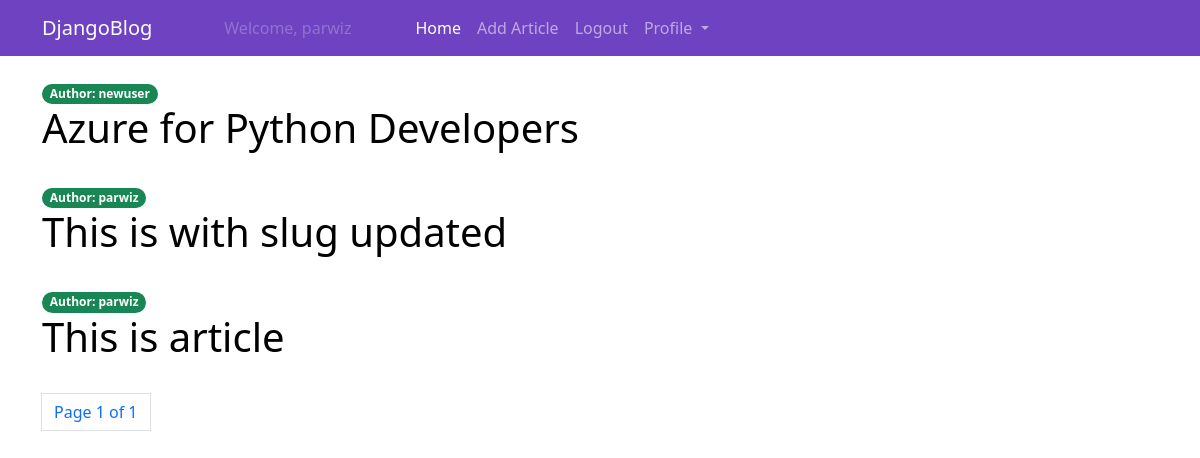
The app's page / (signed in) with its own data.
### BlogApp/models.py (models this page shows, shortened)
class Article(models.Model):
    title = models.CharField(max_length=200)
    description = models.TextField()
    slug = models.SlugField(max_length=100, unique=True)
    published = models.DateTimeField(auto_now_add=True)
    author = models.ForeignKey(User, on_delete=models.CASCADE)

### BlogApp/views.py (the view)
# urls.py: path('', article_list, name = 'article_list'),
@login_required
def article_list(request):
    article_list = Article.objects.all().order_by('-published')
    paginator = Paginator(article_list, 3)
    page = request.GET.get('page')
    try:
        articles = paginator.page(page)
    except PageNotAnInteger:
        articles = paginator.page(1)
    except EmptyPage:
        articles = paginator.page(paginator.num_pages)
    return render(request, 'articles.html', {'article_list':articles, 'page':page})

### BlogApp/templates/articles.html (shortened to what this page needs)
{% extends 'base.html' %}
{% block body %}
<div class="container mt-4">
    {% for article in article_list %}
       <span class="badge rounded-pill bg-success">Author: {{article.author}}</span>
        <h1><a class="link-style" href="{% url 'article_details' article.slug %}">{{article.title}}</a></h1>
    <br>
    {% endfor %}
    {% include 'pagination.html' with page=article_list %}
</div>
{% endblock %}

### BlogApp/templates/base.html (shortened to what this page needs)
<!DOCTYPE html>
<html lang="en">
<head>
    <link href="https://cdn.jsdelivr.net/npm/bootstrap@5.3.7/dist/css/bootstrap.min.css" rel="stylesheet">
    {% include 'navbar.html' %}
</head>
<body>
{% block body %}
{% endblock %}
</body>
</html>

### BlogApp/templates/navbar.html (shortened to what this page needs)
<nav class="navbar navbar-expand-lg navbar-dark" style="background-color: #6f42c1;">
  <div class="container">
    <a class="navbar-brand" href="{% url 'article_list' %}">DjangoBlog</a>
    <div class="collapse navbar-collapse" id="navbarNavDropdown">
      <ul class="navbar-nav">
        {% if request.user.is_authenticated %}
         <li class="nav-item mx-5">
          <a class="nav-link disabled">Welcome, {{request.user.username}}</a>
        </li>
        <li class="nav-item">
          <a class="nav-link active" aria-current="page" href="{% url 'article_list' %}">Home</a>
        </li>
        <li class="nav-item">
          <a class="nav-link" href="{% url 'add_article' %}">Add Article</a>
        </li>
        <li class="nav-item">
          <a class="nav-link" href="{% url 'logout' %}">Logout</a>
        </li>
        <li class="nav-item dropdown">
          <a class="nav-link dropdown-toggle" href="#" id="navbarDropdownMenuLink" role="button" data-bs-toggle="dropdown" aria-expanded="false">
            Profile
          </a>
        </li>
        {% endif %}
      </ul>
    </div>
  </div>
</nav>

### BlogApp/templates/pagination.html (shortened to what this page needs)
<nav aria-label="page navigation example">
  <ul class="pagination">
    <li class="page-item">
        <a class="page-link">Page {{page.number}} of {{page.paginator.num_pages}}</a>
    </li>
  </ul>
</nav>

### BlogApp/templates/articles.html (style rules this page uses)
.link-style { text-decoration:none; color:black; }

### records on screen
Article: author "newuser", title "Azure for Python Developers"
Article: author "parwiz", title "This is with slug updated"
Article: author "parwiz", title "This is article"

### other values on screen
{{ request.user.username }} "parwiz"
{{ page.number }} "1"
{{ page.paginator.num_pages }} "1"
